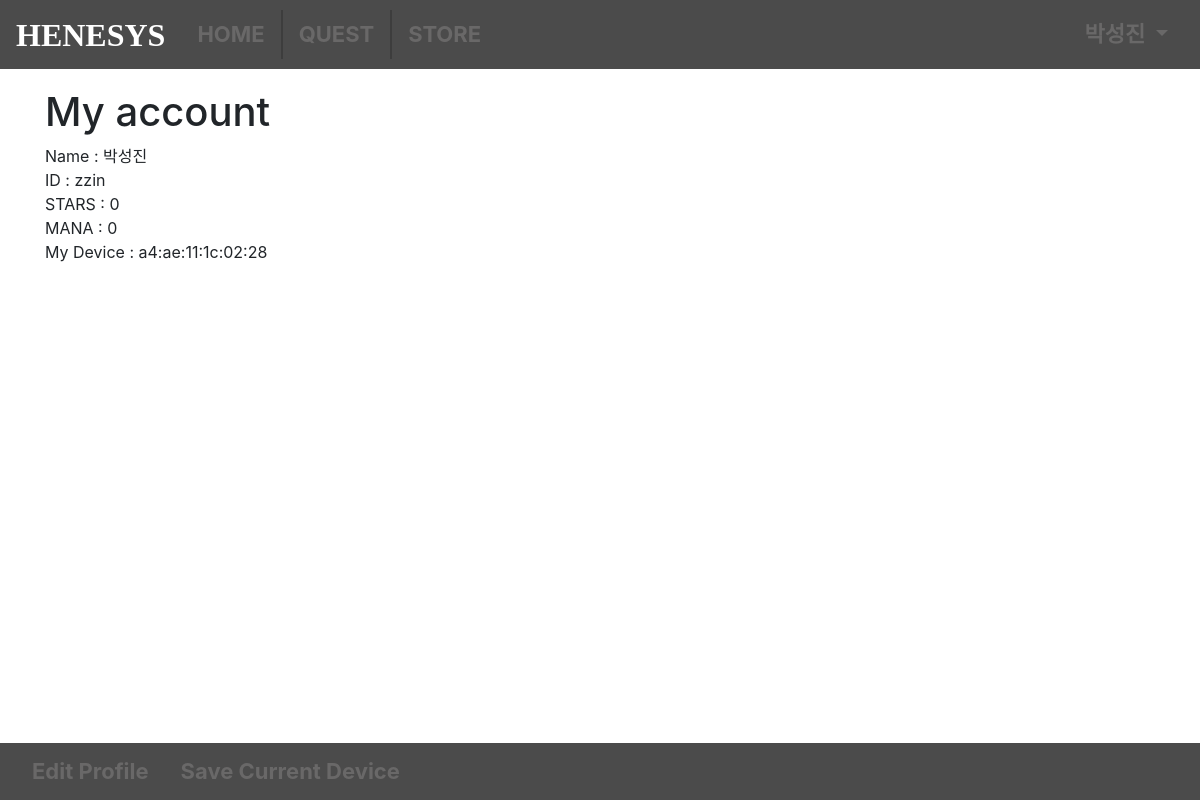
Page /accounts/display_userinfo/ (signed in) on the earlier database version.
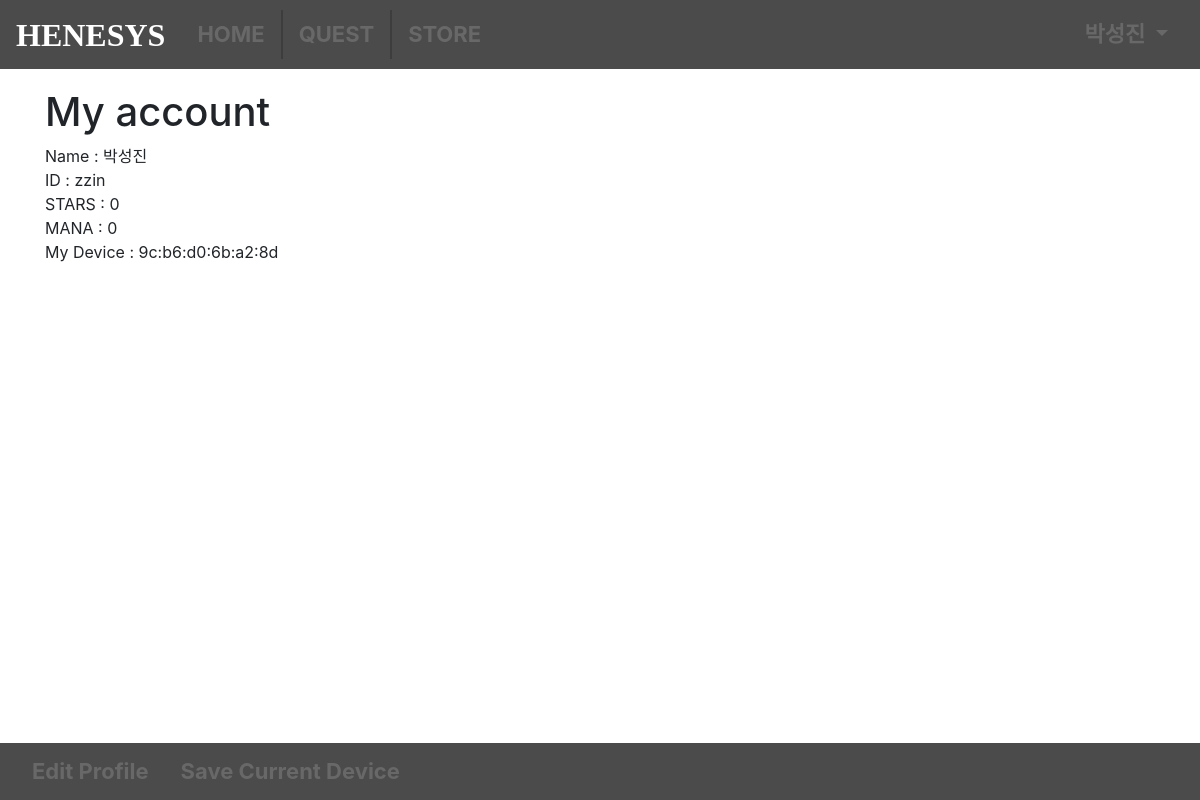
Same page on the later database version.
### accounts/models.py (models this page shows)
class HenesysUser(models.Model):
    user = models.OneToOneField(settings.AUTH_USER_MODEL, on_delete=models.CASCADE);
    stars = models.PositiveBigIntegerField(default=0)
    mana  = models.PositiveBigIntegerField(default=0)
    nickname = models.CharField(max_length=50)
    mac_address = models.CharField(max_length=20)
    temp  = models.PositiveBigIntegerField(default=0)

### accounts/views.py (the view)
# urls.py: path('display_userinfo/', views.display_userinfo, name='display_userinfo'),
def display_userinfo(request):
    userinfo = {}
    userinfo['nickname'] = request.user.henesysuser.nickname
    userinfo['ID'] = request.user.username
    userinfo['userstars'] = request.user.henesysuser.stars
    userinfo['usermana'] = request.user.henesysuser.mana
    userinfo['mac_address'] = request.user.henesysuser.mac_address
    return TemplateResponse(request, 'display_userinfo.html', userinfo)

### accounts/templates/display_userinfo.html (shortened to what this page needs)
{% extends 'base.html' %}
{% block content %}
<div class="container my-3">
    <h1>My account</h1>
    Name : {{ nickname}}
    <BR>
    ID : {{ ID }}
    <BR>
    STARS : {{ userstars }}
    <BR>
    MANA : {{ usermana }}
    <BR>
    My Device : {{ mac_address }}
</div>
<nav class="navbar fixed-bottom navbar-expand-lg py-1">
        <ul class="navbar-nav">
            <li class="nav-bottom-item">
                <a class="nav-link" href="{% url 'edit_userinfo' %}">Edit Profile</a>
            </li>
            <li class="nav-bottom-item">
                <a class="nav-link" href="{% url 'save_current_device' %}">Save Current Device</a>
            </li>
        </ul>
</nav>
{% endblock %}

### templates/base.html (shortened to what this page needs)
{% load static %}
<!DOCTYPE html>
<body>
    {% include "navbar.html" %}
    <br><br><br>
    <div id="content">
      {% block content %}{% endblock %}
    </div>
    <link rel="stylesheet" href="https://stackpath.bootstrapcdn.com/bootstrap/4.4.1/css/bootstrap.min.css">
</body>

### templates/navbar.html (shortened to what this page needs)
{% load active_link_tags %}
<nav class="navbar fixed-top navbar-expand-lg">
    <font face = "Sodosans" size = "6">
      <a href="{% url 'home' %}" style="text-decoration:none; color:white; font-weight:bold;">HENESYS&nbsp;&nbsp;</a>
    </font>
    {% if request.user.is_authenticated %}
    <div id="navbarNav">
      <ul class="navbar-nav">
        <li class="nav-item {% active_link 'home' 'active' %}">
            <a class="nav-link" href="{% url 'home' %}">HOME</a>
        </li>
        <li class="nav-item {% active_link 'display_questlist' 'active' %}">
          <a class="nav-link" href="{% url 'display_questlist' %}">QUEST</a>
        </li>
        <li class="nav-item {% active_link '' 'active' %}">
          <a class="nav-link" href="#">STORE</a>
        </li>
      </ul>
    </div>
    <div class="collapse navbar-collapse" id="mainMenu">
      <ul class="navbar-nav ml-auto">
        <li class="nav-item dropdown">
          <a class="nav-link dropdown-toggle" href="#" id="userMenu" data-toggle="dropdown" aria-haspopup="true" aria-expanded="false">
            {{ user.henesysuser.nickname }}
          </a>
    {% endif %}
</nav>

### templates/base.html (style rules this page uses)
body { background-image: url('https://i.redd.it/y68mq3s193431.jpg'); background-repeat: no-repeat; background-attachment: fixed; background-size: 100% 100%; }
body { -ms-overflow-style: none; scrollbar-width: none; overflow-y: scroll; }

### templates/navbar.html (style rules this page uses)
.nav-link { color: rgb(105, 104, 104); font-size: 22px; font-weight: bold; font-style: Sodosans; }
.navbar { background-color: rgb(75, 75, 75); padding-top: 10px !important; padding-bottom: 10px !important; }
.nav-item { float: left; list-style: none; padding: 0px 8px; border-right: 2px solid rgb(61, 61, 61); }
.nav-bottom-item { float: left; list-style: none; padding: 0px 8px; }
.nav-item:last-child { border-right: none; }

Differences in the rows shown:
changed HenesysUser "박성진": mac_address "a4:ae:11:1c:02:28" → "9c:b6:d0:6b:a2:8d"
